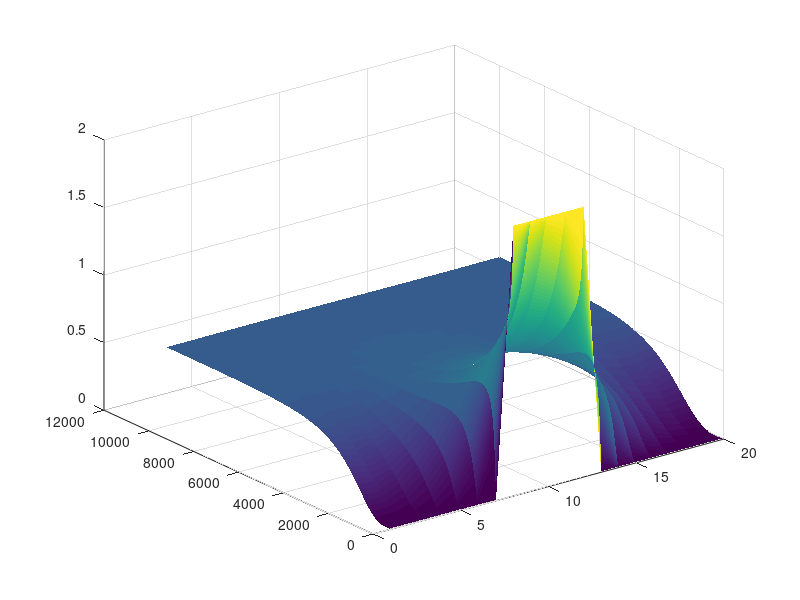
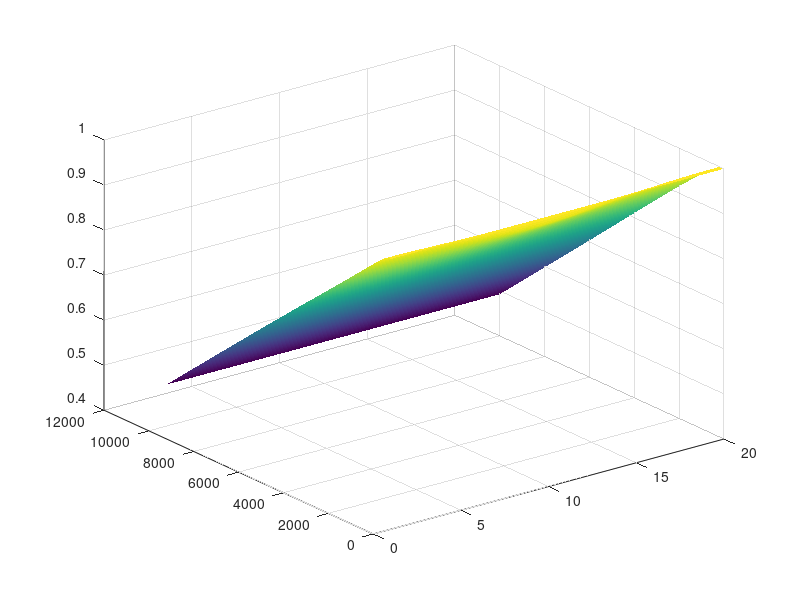

These charts were generated, in order, by the following MATLAB code:


%A continuous model of the Keller-Segel system used within the hybrid 
%Model.

Dn = 1/10;
Ds = 1.5;
k2 = 10^-3;

dt = 0.0001;
tend = 1;
Xlen = 1;
J = 20;

dx = Xlen/J;
steps = tend/dt
mu = dt/dx^2

N = zeros(int32(steps),J);
S = zeros(int32(steps),J);
preDif = zeros(1,J);

constK = 2;
ks = 0.9;
idx = 2:1:(J-1);


x = meshgrid(linspace(0,Xlen,J));
%x = 15*(x - x.^2).*exp(-50 .*((x - 0.5).^2));
%N(1,:) = x(1,:) + abs(0.01*randn(1,length(x(1,:))));

N(1,(J/2-2):(J/2+2)) = 2;

S(1,:) = 1;


for t = 1:1:steps
    
    betaP = (N(t,idx+1) .* (constK./S(t,idx+1)) + (N(t,idx) .* (constK ./ S(t,idx)))) ./ 2;
    betaN = (N(t,idx-1) .* (constK./S(t,idx-1)) + (N(t,idx) .* (constK ./ S(t,idx)))) ./ 2;
        
    N(t+1,idx) = N(t,idx) +  ...
                 dt/dx^2 .* (Dn .* ( N(t,idx-1) + N(t,idx+1) - 2.*N(t,idx)) ...
                     - (betaP .* (S(t,idx+1) - S(t,idx)) ...
                     -  betaN .* (S(t,idx)- S(t,idx-1))));
    S(t+1,idx) = S(t,idx) + dt*( Ds .* (S(t,idx+1) + S(t,idx-1) - 2*S(t,idx))./(dx^2) - ks.*N(t,idx)); 
    
    %Treat the boundarys:
    N(t+1,1)   = N(t,1) + dt/dx^2 * (Dn*( 2*N(t,2) - 2*N(t,1))) - 2*betaP(1)*(S(t,2)-S(t,1));
    N(t+1,end) = N(t,end) + dt/dx^2 * (Dn*(2*N(t,end-1) - 2*N(t,end))) - 2*betaP(end)*(S(t,end-1)-S(t,end));
    
    S(t+1,1)   = S(t,1) + dt * ( (2*S(t,2) - 2*S(t,1))./dx^2 - ks.*N(t,1));
    S(t+1,end) = S(t,end) + dt * ( (2*S(t,end-1) - 2*S(t,end))/dx^2 - ks.*N(t,end));
    
   

end

figure(1);clf;surf(N);shading('flat');
figure(2);clf;surf(S);shading('flat');
